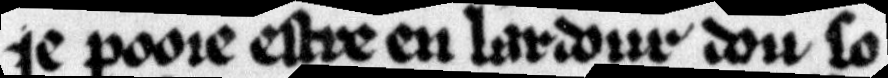
#> input picture data/catmus-french-13c/test_samples/line_020207.png, 888 x 78 px; its folder holds 2 pictures in this run
$ python preprocess.py --input ../../../data/catmus-french-13c/test_samples --output out.png
#> lines starting #> are read from the running program, lines starting #| are printed output that depends on the picture; after the words box and inside, x2 and y2 are one past the last pixel; in counts of white or black regions, pixels touching at a corner belong together
### src/htmir/preprocessing/pipeline.py
"""Pipeline de prétraitement complet pour images de manuscrits anciens."""

from dataclasses import dataclass
from pathlib import Path

import cv2
import numpy as np

from htmir.preprocessing.deskew import deskew
from htmir.preprocessing.clahe import apply_clahe
from htmir.preprocessing.binarize import sauvola_binarize
from htmir.preprocessing.mirror import normalize_mirror_writing
from htmir.utils.logger import get_logger
from htmir.utils.seeds import fixer_seeds

logger = get_logger(__name__)
#> (the call stopped at in fixer_seeds, `if torch.cuda.is_available():`: torch is not available in this run)


@dataclass
class PreprocessingConfig:
    """Configuration du pipeline de prétraitement.

    Args:
        clahe_clip_limit: Limite de contraste CLAHE.
        clahe_tile_grid: Taille de grille pour CLAHE.
        sauvola_window: Fenêtre de binarisation Sauvola.
        sauvola_k: Paramètre k de Sauvola.
        sauvola_r: Paramètre r de Sauvola.
        auto_deskew: Active la correction d'inclinaison automatique.
        normalize_mirror: Retourne l'écriture miroir (Vinci) en sens de lecture.
        force_mirror_flip: Force le flip horizontal même sans détection.
    """
    clahe_clip_limit: float = 2.0
    clahe_tile_grid: tuple[int, int] = (8, 8)
    sauvola_window: int = 25
    sauvola_k: float = 0.2
    sauvola_r: float = 128.0
    auto_deskew: bool = True
    normalize_mirror: bool = True
    force_mirror_flip: bool = False


@dataclass
class PreprocessingResult:
    """Résultat du pipeline de prétraitement.

    Args:
        original: Image originale.
        deskewed: Image après correction d'inclinaison.
        enhanced: Image après CLAHE.
        binary: Image binarisée finale.
        skew_angle: Angle d'inclinaison détecté.
        mirror_flipped: True si normalisation miroir appliquée.
    """
    original: np.ndarray
    deskewed: np.ndarray
    enhanced: np.ndarray
    binary: np.ndarray
    skew_angle: float
    mirror_flipped: bool = False


def preprocess_image(
    image_path: Path | str,
    config: PreprocessingConfig | None = None,
) -> PreprocessingResult:
    """Applique le pipeline complet de prétraitement à une image de manuscrit.

    Chaîne : lecture → deskew → CLAHE → Sauvola.

    Args:
        image_path: Chemin vers l'image (TIFF, JPEG, PNG).
        config: Configuration du pipeline. Défaut si None.

    Returns:
        PreprocessingResult avec toutes les étapes intermédiaires.

    Raises:
        FileNotFoundError: Si l'image n'existe pas.
        ValueError: Si l'image ne peut pas être lue.

    Example:
        >>> result = preprocess_image("page_001.tif")
        >>> cv2.imwrite("binary.png", result.binary)
    """
    image_path = Path(image_path)
    if not image_path.exists():
        raise FileNotFoundError(f"Image introuvable : {image_path}")

    config = config or PreprocessingConfig()
    logger.info(f"Prétraitement : {image_path.name}")

    image = cv2.imread(str(image_path), cv2.IMREAD_COLOR)
#> image is the input picture: shape (78, 888, 3); min 0, max 248, mean 121
    if image is None:
        raise ValueError(f"Impossible de lire l'image : {image_path}")

    mirror_flipped = False
    if config.normalize_mirror:
        image, mirror_flipped = normalize_mirror_writing(
            image, force=config.force_mirror_flip
        )

    # Étape 1 : deskew
    skew_angle = 0.0
    if config.auto_deskew:
        gray_tmp = cv2.cvtColor(image, cv2.COLOR_BGR2GRAY)
        from htmir.preprocessing.deskew import detect_skew_angle
        skew_angle = detect_skew_angle(gray_tmp)
    deskewed = deskew(image, angle=skew_angle if config.auto_deskew else 0.0)

    # Étape 2 : CLAHE
    enhanced = apply_clahe(
        deskewed,
        clip_limit=config.clahe_clip_limit,
        tile_grid_size=config.clahe_tile_grid,
    )

    # Étape 3 : Sauvola
    gray = cv2.cvtColor(enhanced, cv2.COLOR_BGR2GRAY)
    binary = sauvola_binarize(gray, window_size=config.sauvola_window,
                              k=config.sauvola_k, r=config.sauvola_r)

    logger.info(
        f"Prétraitement terminé : skew={skew_angle:.2f}°, miroir={mirror_flipped}"
    )
    return PreprocessingResult(
        original=image,
        deskewed=deskewed,
        enhanced=enhanced,
        binary=binary,
        skew_angle=skew_angle,
        mirror_flipped=mirror_flipped,
    )


def batch_preprocess(
    input_dir: Path,
    output_dir: Path,
    config: PreprocessingConfig | None = None,
    extensions: tuple[str, ...] = (".tif", ".tiff", ".jpg", ".jpeg", ".png"),
) -> list[Path]:
    """Prétraite un dossier complet d'images de manuscrits.

    Args:
        input_dir: Dossier contenant les images sources.
        output_dir: Dossier de sortie pour les images binarisées.
        config: Configuration du pipeline.
        extensions: Extensions de fichiers acceptées.

    Returns:
        Liste des chemins vers les images binarisées produites.

    Example:
        >>> paths = batch_preprocess(Path("raw/"), Path("preprocessed/"))
    """
    fixer_seeds(42)
    output_dir.mkdir(parents=True, exist_ok=True)
    images = [p for p in sorted(input_dir.iterdir()) if p.suffix.lower() in extensions]
    logger.info(f"{len(images)} images à traiter dans {input_dir}")

    output_paths = []
    for img_path in images:
        try:
            result = preprocess_image(img_path, config)
            suffix = "_mirror" if result.mirror_flipped else ""
            out_path = output_dir / f"{img_path.stem}{suffix}_binary.png"
            cv2.imwrite(str(out_path), result.binary)
            enhanced_path = output_dir / f"{img_path.stem}{suffix}_enhanced.png"
            cv2.imwrite(str(enhanced_path), result.enhanced)
            output_paths.append(out_path)
        except Exception as e:
            logger.error(f"Erreur sur {img_path.name} : {e}")

    logger.info(f"{len(output_paths)}/{len(images)} images prétraitées")
    return output_paths

### src/htmir/preprocessing/mirror.py
"""Normalisation de l'écriture miroir (manuscrits de Léonard de Vinci)."""

import cv2
import numpy as np


def is_likely_mirror_writing(image: np.ndarray, sample_cols: int = 80) -> bool:
    """Heuristique : compare la densité d'encre sur les bords gauche/droit.

    Sur une page Vinci numérisée en sens « lecture miroir », le texte commence
    souvent du côté droit de l'image brute. Cette détection reste indicative.

    Args:
        image: Image BGR ou niveaux de gris.
        sample_cols: Largeur (en px) des bandes latérales analysées.

    Returns:
        True si le bord droit semble plus dense que le gauche (écriture miroir probable).
    """
#> called with sample_cols = 80
    gray = image if image.ndim == 2 else cv2.cvtColor(image, cv2.COLOR_BGR2GRAY)
    h, w = gray.shape
#> h = 78; w = 888
    band = min(sample_cols, w // 4)
#> band = 80
    if band < 1:
        return False
    left = gray[:, :band]
    right = gray[:, w - band :]
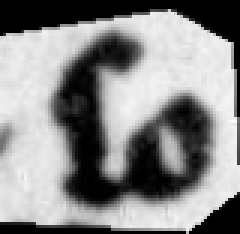
#> right: shape (78, 80) (shown 3 times larger); min 0, max 248, mean 137.2
    left_ink = float(np.mean(left < 200))
#> left_ink = 0.455
    right_ink = float(np.mean(right < 200))
#> right_ink = 0.542
    return right_ink > left_ink * 1.15


def normalize_mirror_writing(image: np.ndarray, force: bool = False) -> tuple[np.ndarray, bool]:
    """Retourne l'image en sens de lecture (flip horizontal si miroir détecté).

    Args:
        image: Image BGR.
        force: Applique le flip même si l'heuristique est négative.

    Returns:
        Tuple (image_normalisée, flipped).
    """
    flipped = force or is_likely_mirror_writing(image)
#> flipped = True
#> in preprocess_image, `image, mirror_flipped = normalize_mirror_writing( image, force=config...`:
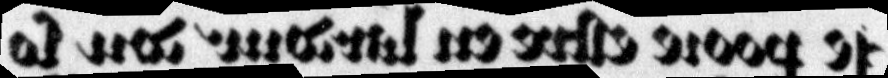
#> image: shape (78, 888, 3); min 0, max 248, mean 121
    if flipped:
        return cv2.flip(image, 1), True
    return image, False

### src/htmir/preprocessing/deskew.py
"""Correction d'inclinaison des images de manuscrits."""

import cv2
import numpy as np
from htmir.utils.logger import get_logger

logger = get_logger(__name__)


def detect_skew_angle(image: np.ndarray) -> float:
    """Détecte l'angle d'inclinaison d'une image via la transformée de Hough.

    Args:
        image: Image en niveaux de gris (uint8).

    Returns:
        Angle d'inclinaison en degrés (négatif = penche à gauche).

    Raises:
        ValueError: Si l'image n'est pas en niveaux de gris.

    Example:
        >>> angle = detect_skew_angle(gray_img)
    """
    if image.ndim != 2:
        raise ValueError("L'image doit être en niveaux de gris (2D).")
    edges = cv2.Canny(image, 50, 150, apertureSize=3)
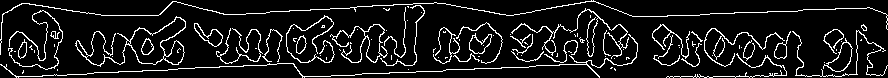
#> edges: shape (78, 888); 10% white in thin lines or dots
    lines = cv2.HoughLinesP(edges, 1, np.pi / 180, threshold=80,
                            minLineLength=100, maxLineGap=10)
#> lines = [[108, 72, 308, 62], [700, 14, 802, 10], [667, 76, 773, 76]]
    if lines is None:
        return 0.0
    angles = []
    for line in lines:
        x1, y1, x2, y2 = line[0]
        if x2 - x1 != 0:
            angles.append(np.degrees(np.arctan2(y2 - y1, x2 - x1)))
#> this loop made 3 passes
#> after the loop, angles = [-2.86, -2.25, 0]
    if not angles:
        return 0.0
    angle = np.median(angles)
#> angle = -2.25
    # On ne corrige que les petits angles (max ±45°)
    if abs(angle) > 45:
        angle = 0.0
    return float(angle)


def deskew(image: np.ndarray, angle: float | None = None) -> np.ndarray:
    """Corrige l'inclinaison d'une image.

    Args:
        image: Image BGR ou niveaux de gris.
        angle: Angle de correction en degrés. Si None, détecté automatiquement.

    Returns:
        Image redressée de même taille.

    Example:
        >>> straight = deskew(image)
    """
#> called with angle = -2.25
    gray = cv2.cvtColor(image, cv2.COLOR_BGR2GRAY) if image.ndim == 3 else image
    if angle is None:
        angle = detect_skew_angle(gray)
    if abs(angle) < 0.1:
        return image
    h, w = image.shape[:2]
#> h = 78; w = 888
    center = (w // 2, h // 2)
#> center = (444, 39)
    M = cv2.getRotationMatrix2D(center, angle, 1.0)
#> M = [[0.999, -0.0392, 1.87], [0.0392, 0.999, -17.37]]
    rotated = cv2.warpAffine(image, M, (w, h),
                             flags=cv2.INTER_LINEAR,
                             borderMode=cv2.BORDER_REPLICATE)
    logger.debug(f"Deskew appliqué : angle={angle:.2f}°")
    return rotated

### src/htmir/preprocessing/clahe.py
"""Amélioration du contraste par CLAHE pour manuscrits anciens."""

import cv2
import numpy as np
from htmir.utils.logger import get_logger

logger = get_logger(__name__)


def apply_clahe(
    image: np.ndarray,
    clip_limit: float = 2.0,
    tile_grid_size: tuple[int, int] = (8, 8),
) -> np.ndarray:
    """Applique CLAHE (Contrast Limited Adaptive Histogram Equalization).

    Args:
        image: Image BGR ou niveaux de gris.
        clip_limit: Limite de contraste adaptatif (2.0 recommandé pour manuscrits).
        tile_grid_size: Taille de la grille de tuiles.

    Returns:
        Image avec contraste amélioré (même format que l'entrée).

    Example:
        >>> enhanced = apply_clahe(image, clip_limit=2.0)
    """
#> called with clip_limit = 2, tile_grid_size = (8, 8)
    clahe = cv2.createCLAHE(clipLimit=clip_limit, tileGridSize=tile_grid_size)
    if image.ndim == 3:
        lab = cv2.cvtColor(image, cv2.COLOR_BGR2LAB)
#> lab: shape (78, 888, 3); mean of channels 0, 1, 2 113.2, 128, 128
        l, a, b = cv2.split(lab)
#> a: shape (78, 888); every value is 128
        l_eq = clahe.apply(l)
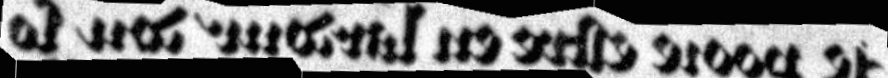
#> l_eq: shape (78, 888); min 1, max 255, mean 113.7
        result = cv2.merge([l_eq, a, b])
#> result: shape (78, 888, 3); mean of channels 0, 1, 2 113.7, 128, 128
        result = cv2.cvtColor(result, cv2.COLOR_LAB2BGR)
    else:
        result = clahe.apply(image)
    logger.debug(f"CLAHE appliqué : clip_limit={clip_limit}, grid={tile_grid_size}")
    return result

### src/htmir/preprocessing/binarize.py
"""Binarisation adaptative (Sauvola) pour manuscrits anciens."""

import cv2
import numpy as np
from htmir.utils.logger import get_logger

logger = get_logger(__name__)


def sauvola_binarize(
    image: np.ndarray,
    window_size: int = 25,
    k: float = 0.2,
    r: float = 128.0,
) -> np.ndarray:
    """Binarisation de Sauvola, robuste aux variations locales d'illumination.

    Args:
        image: Image en niveaux de gris (uint8).
        window_size: Taille de la fenêtre locale (pixels, impair).
        k: Paramètre de sensibilité (0.2 recommandé pour manuscrits).
        r: Dynamique de la déviation standard (128.0 par défaut).

    Returns:
        Image binaire (uint8, 0=fond, 255=encre).

    Raises:
        ValueError: Si l'image n'est pas en niveaux de gris.

    Example:
        >>> binary = sauvola_binarize(gray_img)
    """
#> called with window_size = 25, k = 0.2, r = 128
    if image.ndim != 2:
        raise ValueError("Sauvola requiert une image en niveaux de gris (2D).")
    if window_size % 2 == 0:
        window_size += 1

    # Calcul de la moyenne et écart-type locaux via intégrale
    image_f = image.astype(np.float64)
    mean = cv2.boxFilter(image_f, -1, (window_size, window_size))
    mean_sq = cv2.boxFilter(image_f ** 2, -1, (window_size, window_size))
    std = np.sqrt(np.maximum(mean_sq - mean ** 2, 0))
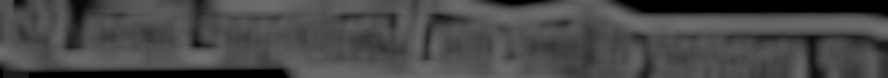
#> std: shape (78, 888) float64; min 0, max 112.8, mean 72.1

    threshold = mean * (1.0 + k * (std / r - 1.0))
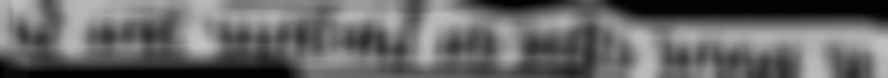
#> threshold: shape (78, 888) float64; min 3.14, max 195.2, mean 102.8
    binary = np.where(image_f < threshold, 0, 255).astype(np.uint8)
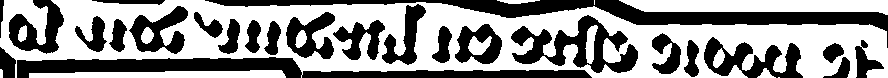
#> binary: shape (78, 888); 56.8% white; 25 black regions, largest, box (x1, y1, x2, y2) and area: (205, 0, 888, 48) 6537, (17, 57, 592, 78) 5790, (511, 15, 638, 73) 3011
    logger.debug(f"Sauvola : window={window_size}, k={k}, r={r}")
    return binary


# [21 lines left out: function adaptive_binarize, not called in this run]

### src/htmir/utils/logger.py
"""Logger commun à tous les modules HTmiR."""

import logging
import sys

_CONFIGURED = False


def get_logger(name: str) -> logging.Logger:
    """Retourne un logger configuré (format uniforme, sortie stdout).

    Args:
        name: Nom du logger (typiquement ``__name__``).

    Returns:
        Instance de :class:`logging.Logger` prête à l'emploi.
    """
    global _CONFIGURED
    if not _CONFIGURED:
        logging.basicConfig(
            level=logging.INFO,
            format="%(asctime)s [%(levelname)s] %(name)s — %(message)s",
            datefmt="%H:%M:%S",
            stream=sys.stdout,
        )
        _CONFIGURED = True
    return logging.getLogger(name)

### src/htmir/utils/seeds.py
"""Gestion des seeds pour la reproductibilité complète."""

import random
import numpy as np
import torch


def fixer_seeds(seed: int = 42) -> None:
    """Fixe toutes les sources d'aléatoire du projet.

    Args:
        seed: Valeur du seed. Défaut : 42.

    Example:
        >>> fixer_seeds(42)
    """
    random.seed(seed)
    np.random.seed(seed)
    torch.manual_seed(seed)
    if torch.cuda.is_available():
        torch.cuda.manual_seed_all(seed)
    torch.backends.cudnn.deterministic = True
    torch.backends.cudnn.benchmark = False

### src/htmir/cli/preprocess.py
"""CLI : prétraitement batch des images de manuscrits."""

import argparse
from pathlib import Path

from htmir.preprocessing.pipeline import PreprocessingConfig, batch_preprocess
from htmir.utils.logger import get_logger

logger = get_logger(__name__)


def main() -> None:
    parser = argparse.ArgumentParser(description="Prétraitement d'images de manuscrits (deskew, CLAHE, Sauvola).")
    parser.add_argument("--input", type=Path, required=True, help="Dossier d'images sources")
    parser.add_argument("--output", type=Path, required=True, help="Dossier de sortie (binaire PNG)")
    parser.add_argument("--no-deskew", action="store_true", help="Désactiver la correction d'inclinaison")
    parser.add_argument(
        "--no-mirror",
        action="store_true",
        help="Désactiver la normalisation écriture miroir",
    )
    parser.add_argument("--force-mirror", action="store_true", help="Forcer le retournement horizontal")
    args = parser.parse_args()

    config = PreprocessingConfig(
        auto_deskew=not args.no_deskew,
        normalize_mirror=not args.no_mirror,
        force_mirror_flip=args.force_mirror,
    )
    paths = batch_preprocess(args.input, args.output, config=config)
#| 09:50:00 [INFO] htmir.preprocessing.pipeline — Prétraitement terminé : skew=-2.25°, miroir=True
#> in batch_preprocess, `suffix = "_mirror" if result.mirror_flipped else ""`: suffix = '_mirror'
#> pass 2 of the loop in batch_preprocess, `for img_path in images:`:
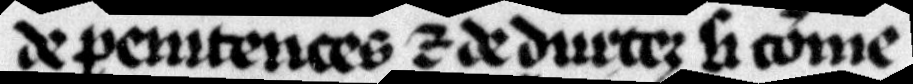
#> input picture data/catmus-french-13c/test_samples/line_020208.png, 913 x 84 px
#> in preprocess_image, image is the input picture: shape (84, 913, 3); min 0, max 248, mean 115.1
#> left: shape (84, 80)
#> right: shape (84, 80)
#> mirror_flipped = False
#> in detect_skew_angle (call 2), `edges = cv2.Canny(image, 50, 150, apertureSize=3)`:
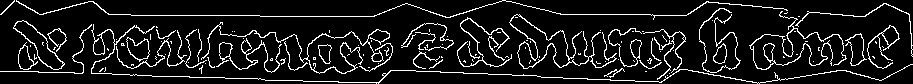
#> edges: shape (84, 913); 9.9% white in thin lines or dots
#> lines = [[131, 15, 259, 15], [260, 16, 374, 16]]
#> the loop in detect_skew_angle (call 2), `for line in lines:` made 2 passes
#> after the loop in detect_skew_angle (call 2), `for line in lines:`: angles = [0, 0]
#> angle = 0
#> lab: shape (84, 913, 3); mean of channels 0, 1, 2 117.9, 128, 128
#> l: shape (84, 913)
#> a: shape (84, 913); every value is 128
#> l_eq: shape (84, 913)
#> image_f: shape (84, 913) float64
#> mean: shape (84, 913) float64
#> mean_sq: shape (84, 913) float64
#> std: shape (84, 913) float64
#> threshold: shape (84, 913) float64
#> in sauvola_binarize (call 2), `binary = np.where(image_f < threshold, 0, 255).astype(np.uint8)`:
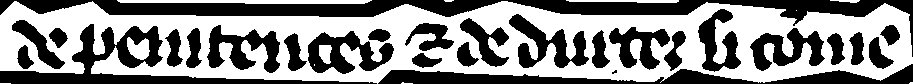
#> binary: shape (84, 913); 53.5% white; 27 black regions (1 under 20 px), largest, box (x1, y1, x2, y2) and area: (0, 0, 913, 57) 9840, (0, 24, 377, 84) 4716, (378, 64, 913, 84) 4383
#| 09:50:00 [INFO] htmir.preprocessing.pipeline — Prétraitement terminé : skew=0.00°, miroir=False
#> suffix = ''
#| 09:50:00 [INFO] htmir.preprocessing.pipeline — 2/2 images prétraitées
#> paths = 2 items
    logger.info(f"{len(paths)} image(s) écrite(s) dans {args.output}")
#| 09:50:00 [INFO] __main__ — 2 image(s) écrite(s) dans out.png


if __name__ == "__main__":
    main()
